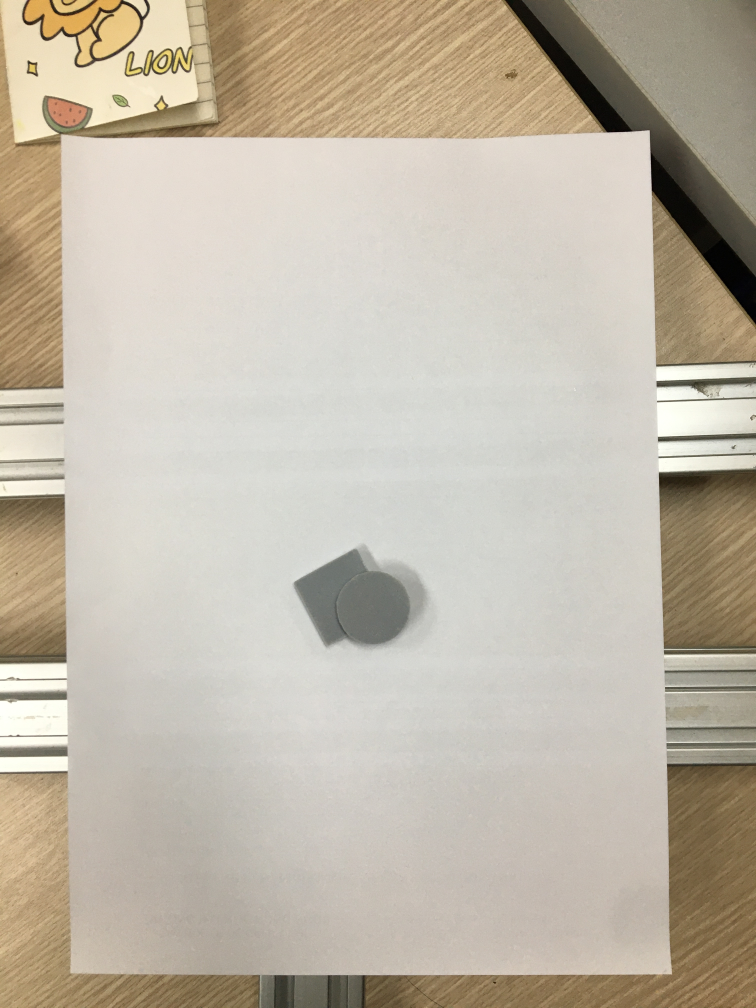
#> input picture test_image/IMG_8612.JPG, 3024 x 4032 px, found by its file name (shown at 1/4 size)
$ jupyter execute XLA.ipynb
#> lines starting #> are read from the running program, lines starting #| are printed output that depends on the picture; after the words box and inside, x2 and y2 are one past the last pixel; in counts of white or black regions, pixels touching at a corner belong together
[cell 1]
import numpy as np
import cv2
import matplotlib.pyplot as plt
from google.colab import drive
drive.mount('/content/tan_drive')

[cell 2]
# read image through command line
img = cv2.imread("/content/tan_drive/MyDrive/Transfer file iphone2cpt/IMG_8612.JPG") #15 vuong tren tron, 12 tron tren vuong, 10 vuong tren vuong
#> img is the input picture: shape (4032, 3024, 3); mean B, G, R 168.1, 183.4, 192.2
h, w = int(img.shape[0]), int(img.shape[1])
#> h = 4032; w = 3024

ratio = w/h
#> ratio = 0.75
start_point =(400,900) #x,y
h_cut = 2700

img = img[start_point[1]:start_point[1]+h_cut,start_point[0]:start_point[0]+int(h_cut*ratio)] # cut follow y:y+h,x:x+w
#> img: shape (2700, 2025, 3)
img = cv2.resize(img, (w//4,h//4))
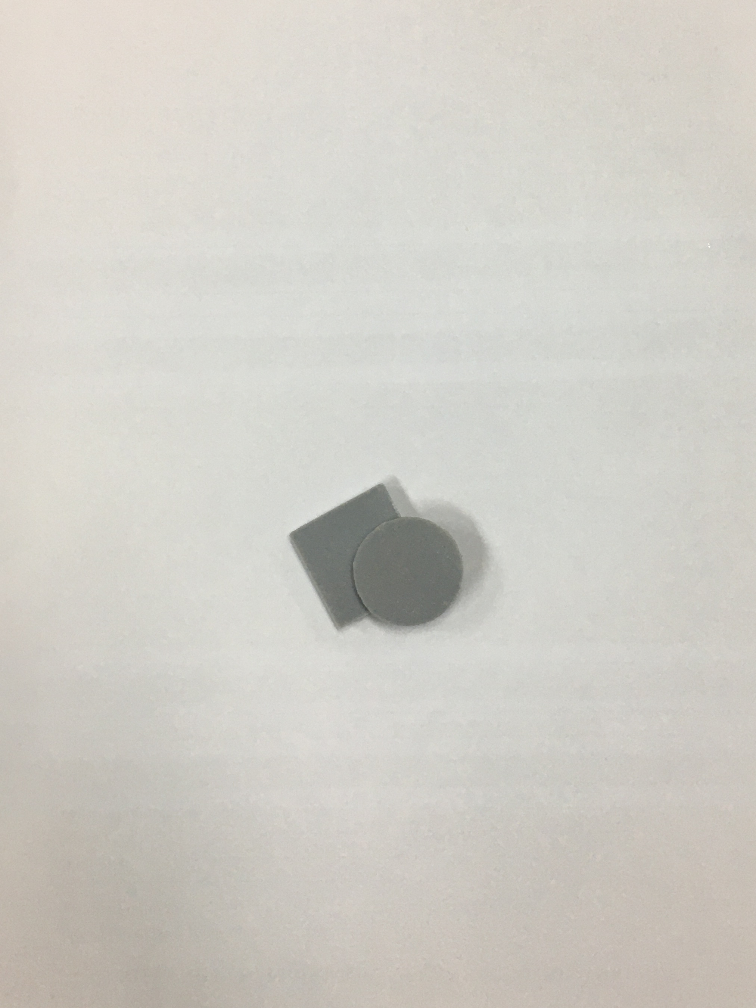
#> img: shape (1008, 756, 3); mean B, G, R 198.4, 205.3, 207.7
use = cv2.medianBlur(img.copy(),11)
plt.figure(figsize=(12,16))
plt.imshow(img[...,1],cmap='gray')
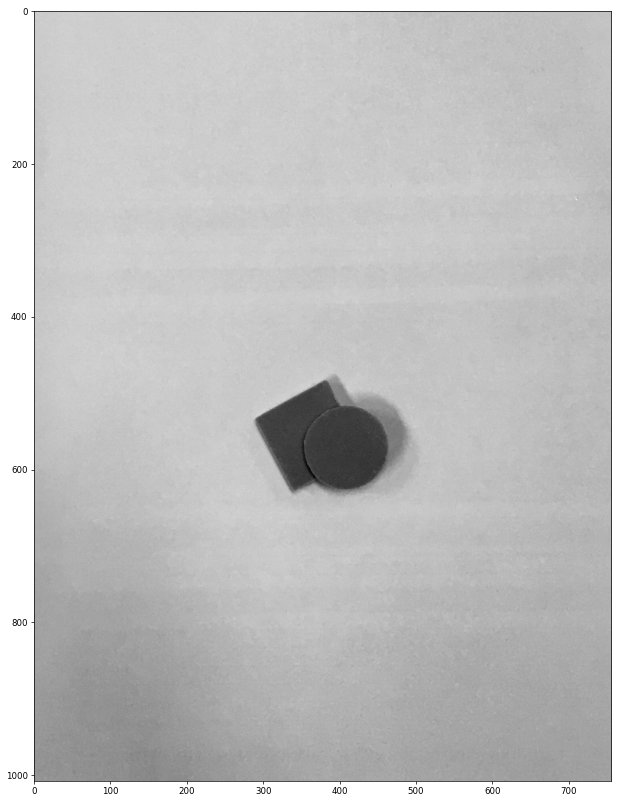
#> figure drawn by matplotlib, 1 panel

[cell 3]
# convert the image to grayscale
gray_image = use[...,0]
plt.figure(figsize=(12,16))
plt.imshow(gray_image,cmap='gray')

[cell 4]
# convert the grayscale image to binary image
ret,thresh = cv2.threshold(gray_image,150,255,0)
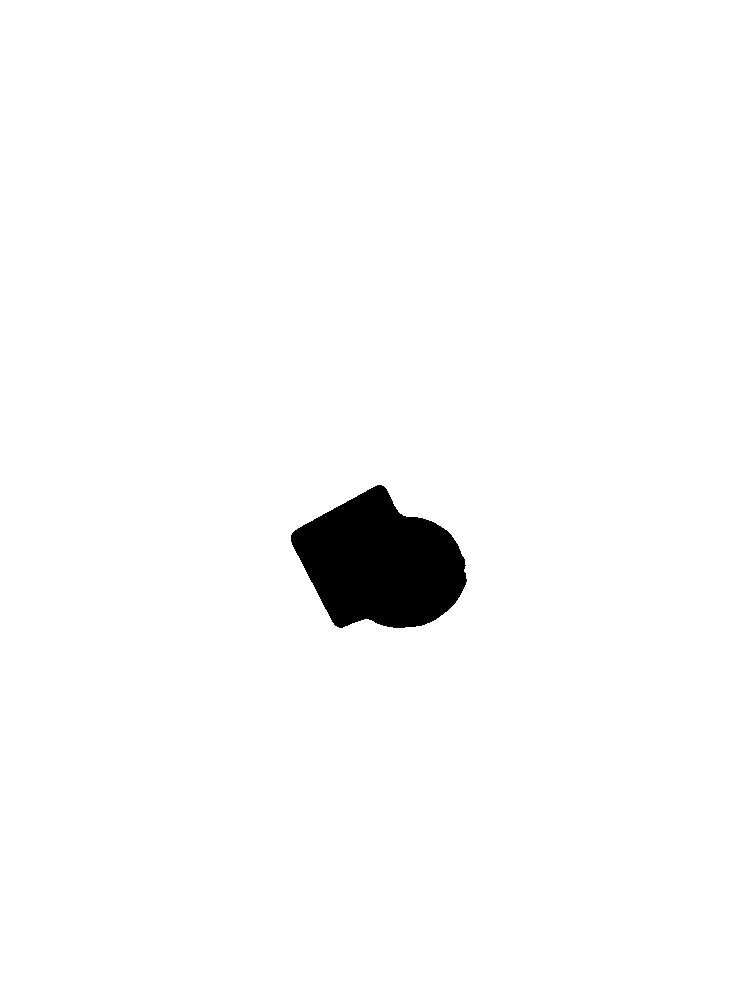
#> thresh: shape (1008, 756); 97.8% white; 1 black region, box (x1, y1, x2, y2) and area: (291, 485, 467, 628) 17005
thresh = cv2.dilate(thresh, (2,2), iterations=1)
#> thresh: shape (1008, 756); 97.8% white; 1 black region
# thresh = cv2.Canny(gray_image, 30, 200)
plt.figure(figsize=(12,16))
plt.imshow(thresh,cmap='gray')

[cell 5]
# find contours in the binary image
contours, hierarchy = cv2.findContours(thresh,cv2.RETR_TREE,cv2.CHAIN_APPROX_SIMPLE)
#> contours = 2 contours; box (x1, y1, x2, y2) and area: (0, 0, 756, 1008) 760285, (290, 485, 468, 629) 17052

[cell 6]
for cnt in contours:
  print(cv2.contourArea(cnt))
#> this loop made 2 passes
#> cnt on pass 1: [[0, 0], [0, 1007], [755, 1007], [755, 0]]
#| 760285.0
#| 17051.5

[cell 7]
vd = img.copy()
cv2.drawContours(vd,contours,-1,(0,0,255),2)
plt.figure(figsize=(12,16))
plt.imshow(cv2.cvtColor(vd,cv2.COLOR_BGR2RGB))

[cell 8]
cnts = [cnt for cnt in contours if cv2.contourArea(cnt) >= 7000 and cv2.contourArea(cnt) < 26000 ]
#> cnts = 1 contour; box (x1, y1, x2, y2) and area: (290, 485, 468, 629) 17052
vd = img.copy()
cv2.drawContours(vd,cnts,-1,(0,0,255),2)
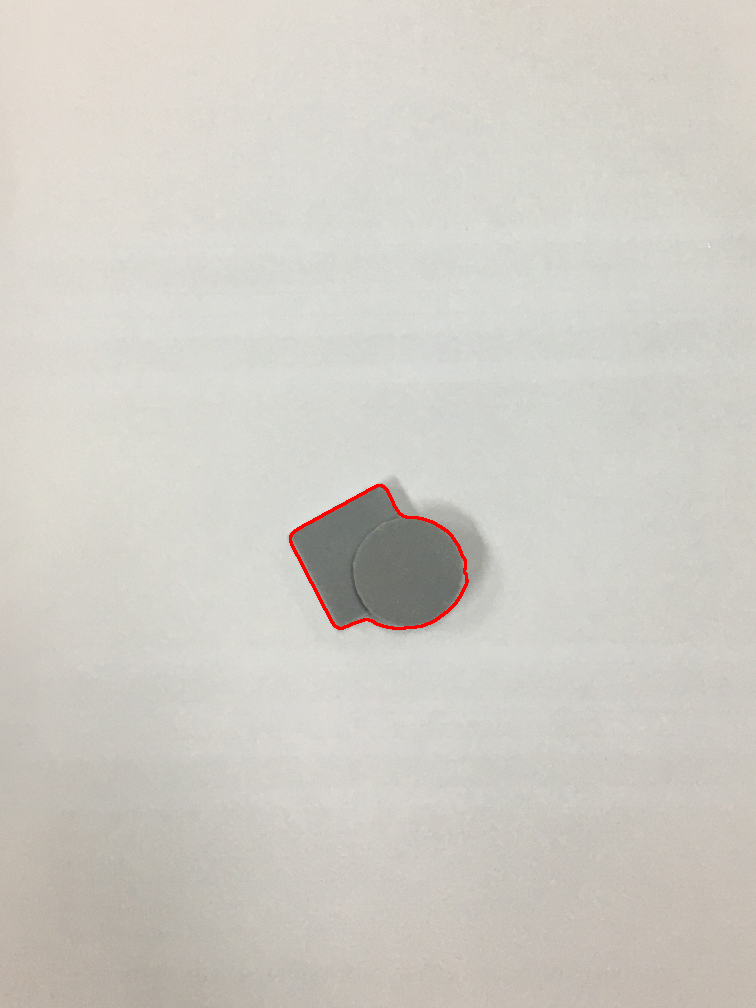
#> vd: shape (1008, 756, 3); mean B, G, R 198.1, 204.9, 207.9
plt.figure(figsize=(12,16))
plt.imshow(cv2.cvtColor(vd,cv2.COLOR_BGR2RGB))

[cell 9]
mask = np.zeros_like(img)

cv2.drawContours(mask,cnts,-1,(255,255,255),-1) #draw filled contours in mask
#> mask: shape (1008, 756, 3); 2.3% white; 1 white region, box (x1, y1, x2, y2) and area: (290, 485, 468, 629) 17278
out = np.zeros_like(img)
out[mask ==255] =img[mask==255]
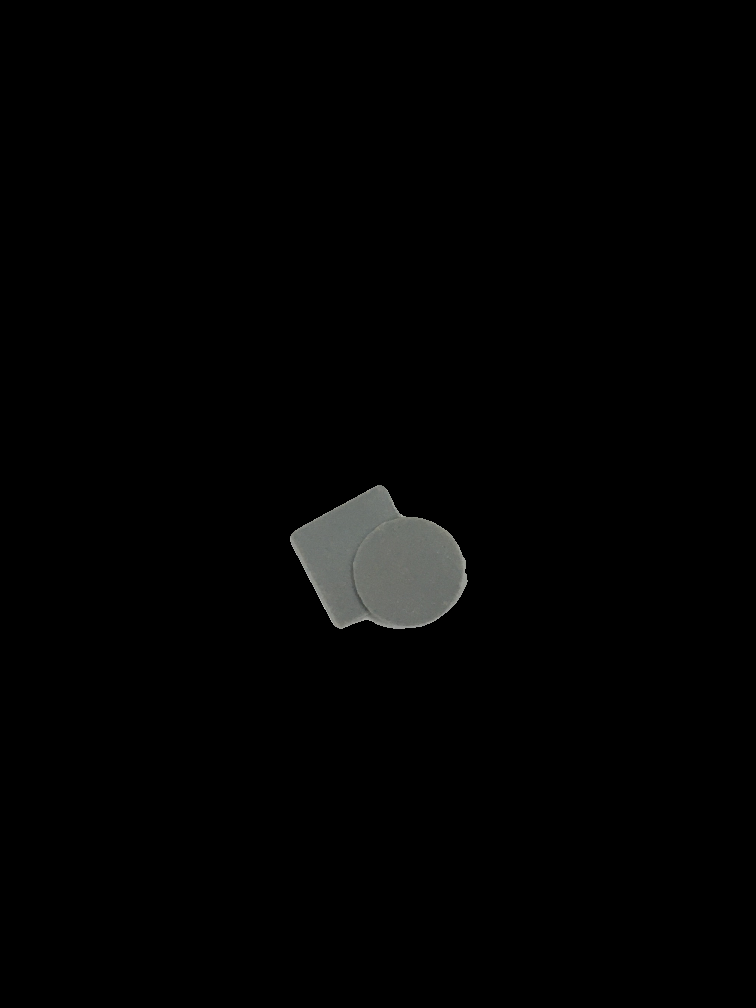
#> out: shape (1008, 756, 3); mean B, G, R 2.6, 2.7, 2.6
plt.figure(figsize=(12,16))
plt.imshow(cv2.cvtColor(out,cv2.COLOR_BGR2RGB))

[cell 10]
for c in cnts:
     # calculate moments for each contour
    (x,y,w,h) = cv2.boundingRect(c)
    # print(x,y,w,h)

    # calculate x,y coordinate of center
    if x > 0 and w > 30:
        try:
            cv2.rectangle(img, (x,y),(x+w, y+h), (0,255,0), 2)
            M = cv2.moments(c)
            cX = int(M["m10"] / M["m00"])
            cY = int(M["m01"] / M["m00"])
            cv2.circle(img, (cX, cY), 5, (0, 0, 255), -1)
            cv2.putText(img, "centroid", (cX - 25, cY - 25),cv2.FONT_HERSHEY_SIMPLEX, 0.5, (255, 255, 255), 2)
        except:
            continue
#> this loop made 1 pass
#> (x, y, w, h, cX, cY) on pass 1: (290, 485, 178, 144, 380, 563)
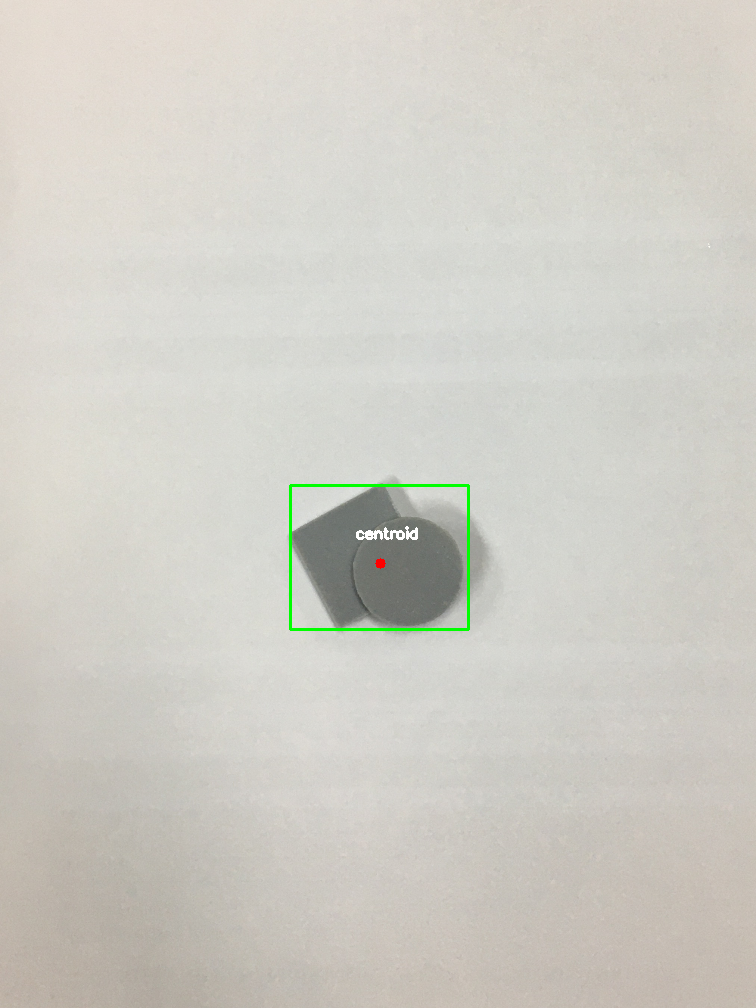
#> img: shape (1008, 756, 3); 0.32% of pixels changed, all inside (x1, y1, x2, y2) = (289, 484, 470, 631)

[cell 11]
plt.figure(figsize=(12,16))
plt.imshow(cv2.cvtColor(img,cv2.COLOR_BGR2RGB))

$ run again, with test_image/IMG_8606.JPG copied over test_image/IMG_8612.JPG
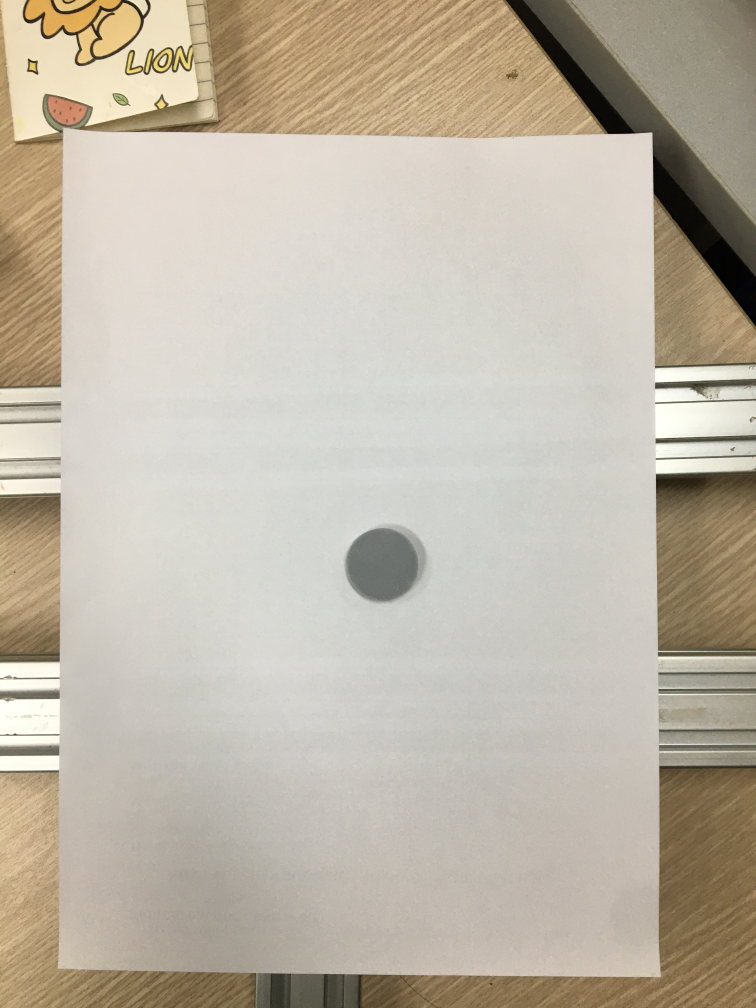
#> input picture test_image/IMG_8606.JPG, 3024 x 4032 px, found by its file name (shown at 1/4 size)
#> img is the input picture: shape (4032, 3024, 3); mean B, G, R 166.8, 181.9, 190.6
#> `ret,thresh = cv2.threshold(gray_image,150,255,0)`:
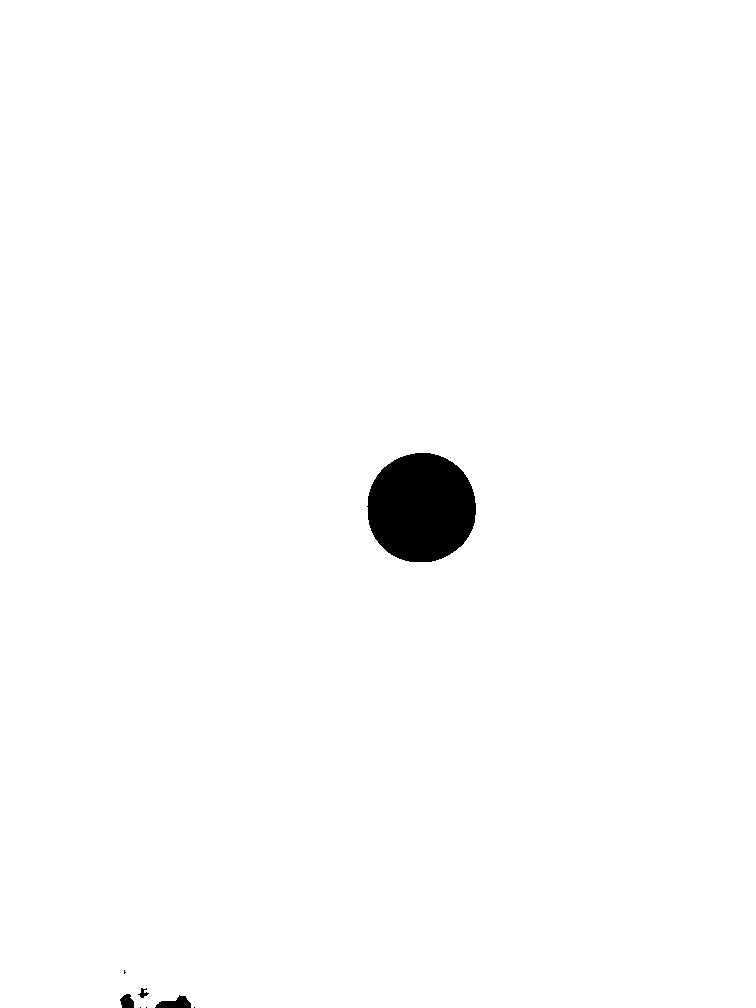
#> thresh: shape (1008, 756); 98.7% white; 8 black regions (4 under 20 px), largest, box (x1, y1, x2, y2) and area: (367, 453, 476, 562) 9424, (155, 995, 191, 1008) 279, (120, 994, 134, 1008) 150, (138, 988, 149, 998) 52
#> contours = 5 contours, 2 with area under 20; largest, box (x1, y1, x2, y2) and area: (0, 0, 756, 1008) 759894, (367, 453, 477, 563) 9470, (139, 988, 149, 999) 50
#> the loop `for cnt in contours:` made 5 passes
#> cnt on pass 2: [[145, 989], [146, 988], [147, 989], [146, 990]]
#> (printed output is left out)
#> cnts = 1 contour; box (x1, y1, x2, y2) and area: (367, 453, 477, 563) 9470
#> mask: shape (1008, 756, 3); 1.3% white; 1 white region, box (x1, y1, x2, y2) and area: (367, 453, 477, 563) 9627
#> the loop `for c in cnts:` made 1 pass
#> (x, y, w, h, cX, cY) on pass 1: (367, 453, 110, 110, 421, 507)
#> after the loop `for c in cnts:`:
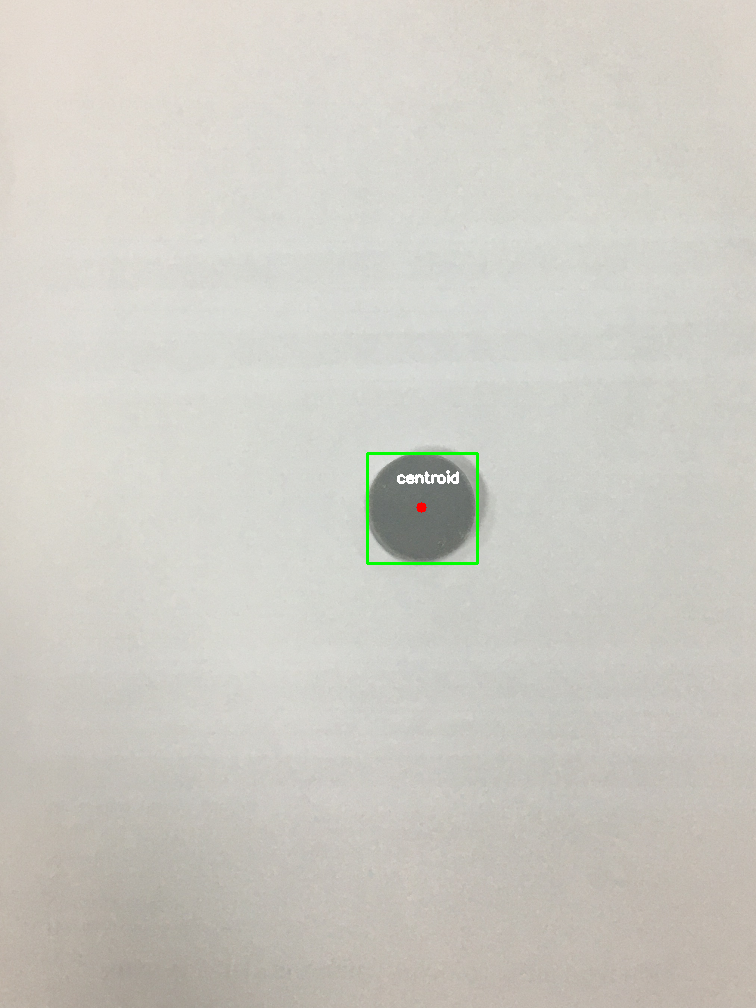
#> img: shape (1008, 756, 3); mean B, G, R 196.8, 203.9, 205.7
